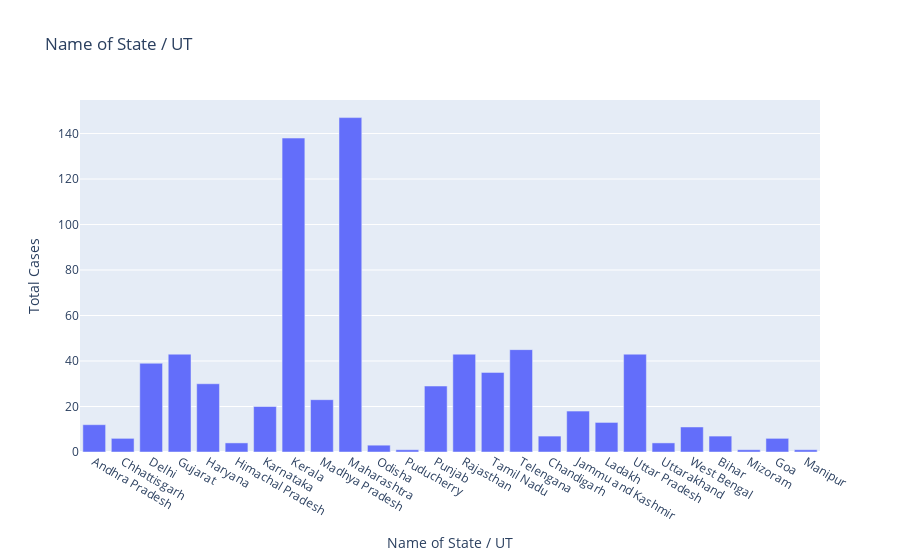

Notebook source saved alongside this figure:
### Code cell
#oo FORE MATPLOTLIB
fig=plt.figure(figsize=(20,10))#imaginary canvas has been created with certain graph size
axes=fig.add_axes([0,0,1,1])# to show the img canvas 
axes.bar(df['Name of State / UT'],df['Total Cases'])
axes.set_title("Total Cases in India")
axes.set_xlabel("Name of State / UT")
axes.set_ylabel("Total Cases")
plt.show()

#CREATING GRAPH USING PLOTLY GRAPH OBJECTS

fig=go.Figure()
fig.add_trace(go.Bar(x=df['Name of State / UT'],y=df['Total Cases']))#means adding the layout(add_trace)

#giving title
fig.update_layout(title='Name of State / UT',xaxis=dict(title='Name of State / UT'),yaxis=dict(title='Total Cases')) #taking in dictionary format

### Figure 1 — Plotly figure (JSON) as saved in the notebook; plotly's stock layout.template omitted (floating-point values rounded to 4 significant figures)
{"data": [{"type": "bar", "x": ["Andhra Pradesh", "Chhattisgarh", "Delhi", "Gujarat", "Haryana", "Himachal Pradesh", "Karnataka", "Kerala", "Madhya Pradesh", "Maharashtra", "Odisha", "Puducherry", "Punjab", "Rajasthan", "Tamil Nadu", "Telengana", "Chandigarh", "Jammu and Kashmir", "Ladakh", "Uttar Pradesh", "Uttarakhand", "West Bengal", "Bihar", "Mizoram", "Goa", "Manipur"], "y": [12, 6, 39, 43, 30, 4, 20, 138, 23, 147, 3, 1, 29, 43, 35, 45, 7, 18, 13, 43, 4, 11, 7, 1, 6, 1]}], "layout": {"title": {"text": "Name of State / UT"}, "xaxis": {"title": {"text": "Name of State / UT"}}, "yaxis": {"title": {"text": "Total Cases"}}}}
